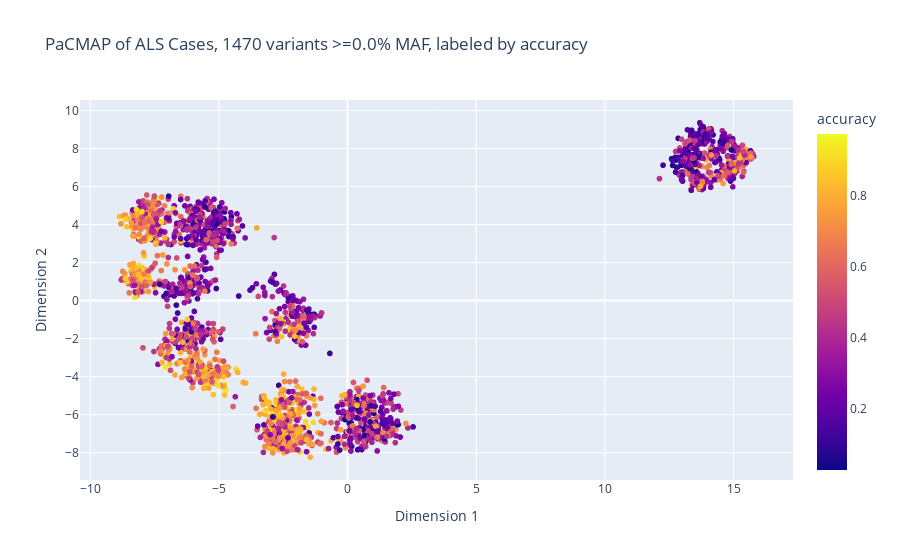
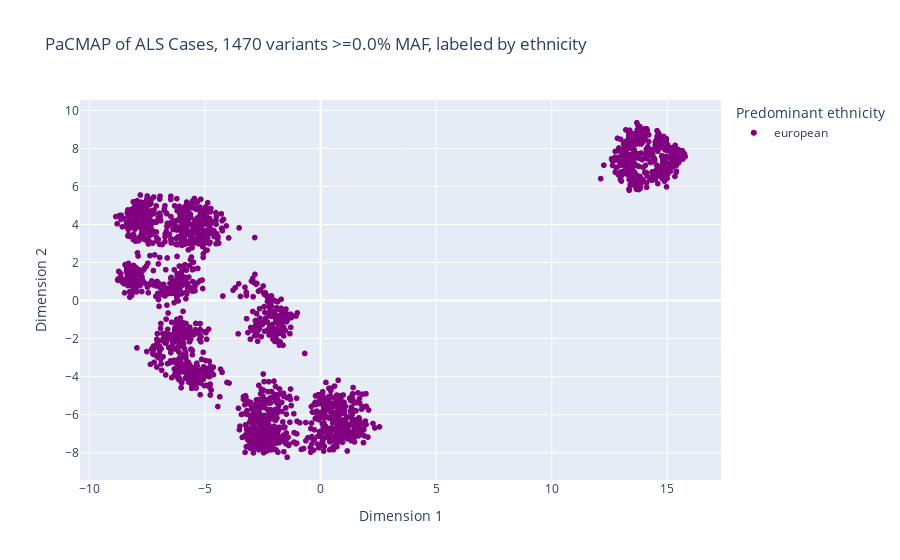

The notebook cell saved with these charts, in order:
### Code cell
import plotly.graph_objects as go
import ipywidgets as widgets
from IPython.display import display, clear_output
import plotly.express as px

# Create initial scatter plots with 'wellPredicted' and 'Predominant ethnicity' as color column
variantThreshold = f'{config["vcfLike"]["minAlleleFrequency"]:.1%}'
fig1 = px.scatter(casePacVectors_df.query("`Predominant ethnicity` == 'european'"), 
                 x='Dimension 1', 
                 y='Dimension 2', 
                 color='accuracy',
                 hover_data=['Predominant ethnicity', 'accuracy', 'Sample ID'],
                 color_discrete_map={True: 'blue', False: 'red'},
                 title=f'PaCMAP of ALS Cases, {len(caseGenotypesBySample.columns)} variants >={variantThreshold} MAF, labeled by accuracy')
fig1.show()
fig2 = px.scatter(casePacVectors_df.query("`Predominant ethnicity` == 'european'"), 
                 x='Dimension 1', 
                 y='Dimension 2', 
                 color='Predominant ethnicity',
                 hover_data=['wellPredicted', 'accuracy', 'Sample ID'],
                 color_discrete_map={'european': 'purple', 'african': 'yellow', 'east_asian': 'blue', 'south_asian': 'green'},
                 title=f'PaCMAP of ALS Cases, {len(caseGenotypesBySample.columns)} variants >={variantThreshold} MAF, labeled by ethnicity')
fig2.show()

### Figure 1 — Plotly figure (JSON) as saved in the notebook; plotly's stock layout.template omitted (floating-point values rounded to 4 significant figures; data arrays with more than 128 entries replaced by an {"elided": "..."} marker saying what was removed)
{"data": [{"customdata": {"elided": "2122x3 mixed values"}, "hovertemplate": "Dimension 1=%{x}<br>Dimension 2=%{y}<br>Predominant ethnicity=%{customdata[0]}<br>accuracy=%{marker.color}<br>Sample ID=%{customdata[2]}<extra></extra>", "legendgroup": "", "marker": {"color": {"elided": "2122 float values"}, "coloraxis": "coloraxis", "symbol": "circle"}, "mode": "markers", "name": "", "showlegend": false, "type": "scattergl", "x": {"elided": "2122 float values"}, "xaxis": "x", "y": {"elided": "2122 float values"}, "yaxis": "y"}], "layout": {"coloraxis": {"colorbar": {"title": {"text": "accuracy"}}, "colorscale": [[0, "#0d0887"], [0.1111, "#46039f"], [0.2222, "#7201a8"], [0.3333, "#9c179e"], [0.4444, "#bd3786"], [0.5556, "#d8576b"], [0.6667, "#ed7953"], [0.7778, "#fb9f3a"], [0.8889, "#fdca26"], [1, "#f0f921"]]}, "legend": {"tracegroupgap": 0}, "title": {"text": "PaCMAP of ALS Cases, 1470 variants >=0.0% MAF, labeled by accuracy"}, "xaxis": {"anchor": "y", "domain": [0, 1], "title": {"text": "Dimension 1"}}, "yaxis": {"anchor": "x", "domain": [0, 1], "title": {"text": "Dimension 2"}}}}

### Figure 2 — Plotly figure (JSON) as saved in the notebook; plotly's stock layout.template omitted (floating-point values rounded to 4 significant figures; data arrays with more than 128 entries replaced by an {"elided": "..."} marker saying what was removed)
{"data": [{"customdata": {"elided": "2122x3 mixed values"}, "hovertemplate": "Predominant ethnicity=european<br>Dimension 1=%{x}<br>Dimension 2=%{y}<br>wellPredicted=%{customdata[0]}<br>accuracy=%{customdata[1]}<br>Sample ID=%{customdata[2]}<extra></extra>", "legendgroup": "european", "marker": {"color": "purple", "symbol": "circle"}, "mode": "markers", "name": "european", "showlegend": true, "type": "scattergl", "x": {"elided": "2122 float values"}, "xaxis": "x", "y": {"elided": "2122 float values"}, "yaxis": "y"}], "layout": {"legend": {"title": {"text": "Predominant ethnicity"}, "tracegroupgap": 0}, "title": {"text": "PaCMAP of ALS Cases, 1470 variants >=0.0% MAF, labeled by ethnicity"}, "xaxis": {"anchor": "y", "domain": [0, 1], "title": {"text": "Dimension 1"}}, "yaxis": {"anchor": "x", "domain": [0, 1], "title": {"text": "Dimension 2"}}}}
